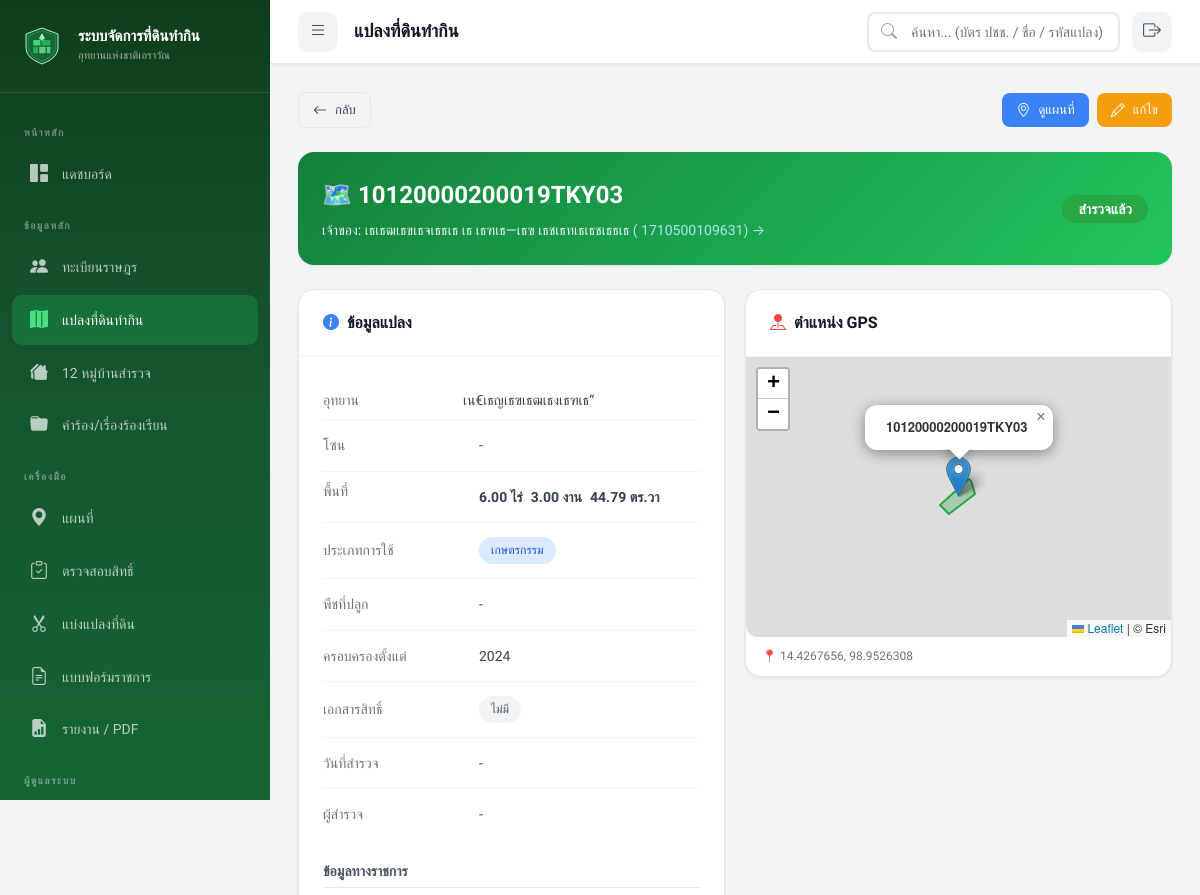
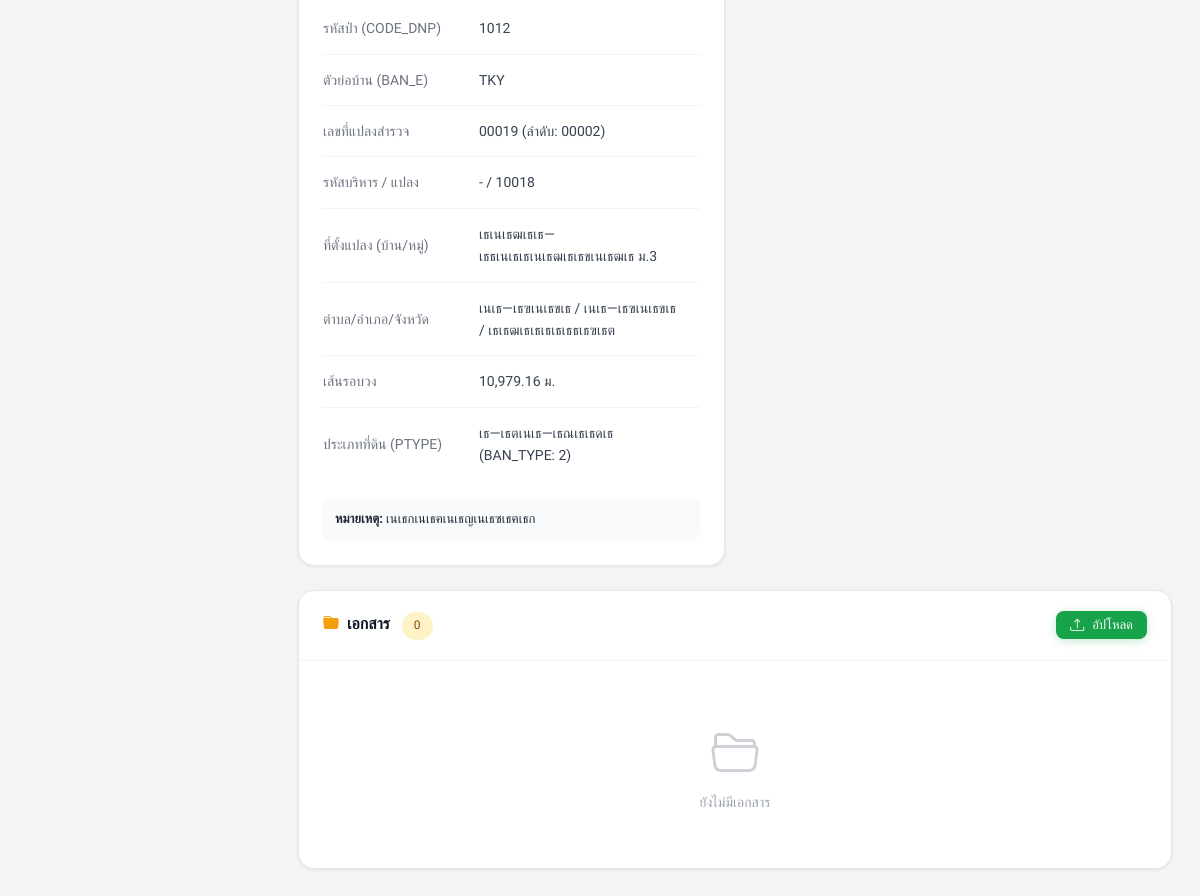
Page /index.php?page=plots&action=view&id=1280 (signed in) on the committed database (2 pictures, top to bottom).
### tables this page shows
CREATE TABLE `land_plots` (
  `plot_id` int(11) NOT NULL AUTO_INCREMENT,
  `parent_plot_id` int(11) DEFAULT NULL,
  `allocation_type` varchar(20) DEFAULT NULL,
  `plot_code` varchar(50) NOT NULL,
  `villager_id` int(11) NOT NULL,
  `park_name` varchar(100) DEFAULT NULL,
  `zone` varchar(50) DEFAULT NULL,
  `area_rai` decimal(10,2) DEFAULT 0.00,
  `area_ngan` decimal(10,2) DEFAULT 0.00,
  `area_sqwa` decimal(10,2) DEFAULT 0.00,
  `land_use_type` enum('agriculture','residential','garden','livestock','mixed','other') DEFAULT 'agriculture',
  `crop_type` varchar(200) DEFAULT NULL,
  `latitude` decimal(10,7) DEFAULT NULL,
  `longitude` decimal(10,7) DEFAULT NULL,
  `polygon_coords` longtext DEFAULT NULL CHECK (json_valid(`polygon_coords`)),
  `occupation_since` year(4) DEFAULT NULL,
  `has_document` tinyint(1) DEFAULT 0,
  `document_type` varchar(50) DEFAULT NULL,
  `status` enum('surveyed','pending_review','temporary_permit','must_relocate','disputed') DEFAULT 'pending_review',
  `survey_date` date DEFAULT NULL,
  `surveyed_by` int(11) DEFAULT NULL,
  `plot_image_path` varchar(500) DEFAULT NULL,
  `notes` text DEFAULT NULL,
  `remark_risk` enum('not_risky','risky','risky_case','not_risky_case') DEFAULT 'not_risky',
  `watershed_class` varchar(20) DEFAULT NULL,
  `created_at` datetime DEFAULT current_timestamp(),
  `updated_at` datetime DEFAULT current_timestamp() ON UPDATE current_timestamp(),
  `code_dnp` varchar(10) DEFAULT NULL COMMENT 'เธฃเธซเธฑเธชเธเนเธฒเธญเธเธธเธฃเธฑเธเธฉเน',
  `apar_code` varchar(20) DEFAULT NULL COMMENT 'เธฃเธซเธฑเธชเนเธเธฅเธเธ—เธตเนเธเธฃเธดเธซเธฒเธฃเนเธฅเนเธง',
  `apar_no` varchar(10) DEFAULT NULL COMMENT 'เธซเธกเธฒเธขเน€เธฅเธเน€เธเธ•เนเธเธฃเธเธเธฒเธฃเธฏ',
  `num_apar` varchar(20) DEFAULT NULL COMMENT 'เธ—เธตเนเธ”เธดเธเน€เธฅเธเธ—เธตเน',
  `spar_code` varchar(20) DEFAULT NULL COMMENT 'เธฃเธซเธฑเธชเธ—เธตเนเธ”เธดเธเธชเธณเธฃเธงเธ',
  `ban_e` varchar(10) DEFAULT NULL COMMENT 'เธเธทเนเธญเธขเนเธญเธซเธกเธนเนเธเนเธฒเธเธ เธฒเธฉเธฒเธญเธฑเธเธเธคเธฉ (3 เธ•เธฑเธงเธญเธฑเธเธฉเธฃ)',
  `perimeter` decimal(10,3) DEFAULT NULL COMMENT 'เธฃเธฐเธขเธฐเธฃเธญเธเนเธเธฅเธ (เน€เธกเธ•เธฃ)',
  `ban_type` tinyint(4) DEFAULT NULL COMMENT 'เธฅเธฑเธเธฉเธ“เธฐเธซเธกเธนเนเธเนเธฒเธ (1=เนเธเน€เธเธ•, 2=เธเธญเธเน€เธเธ•เธ—เธณเธเธดเธเนเธ, 3=เธเธฒเธเน€เธเธตเนเธขเธง)',
  `num_spar` varchar(50) DEFAULT NULL COMMENT 'เน€เธฅเธเธ—เธตเนเนเธเธฅเธเธชเธณเธฃเธงเธ',
  `spar_no` varchar(10) DEFAULT NULL COMMENT 'เธฅเธณเธ”เธฑเธเธชเธณเธฃเธงเธ',
  `par_ban` varchar(50) DEFAULT NULL COMMENT 'เธเธทเนเธญเธเนเธฒเธ (เธ—เธตเนเธ•เธฑเนเธเนเธเธฅเธ)',
  `par_moo` varchar(5) DEFAULT NULL COMMENT 'เธซเธกเน (เนเธเธฅเธ)',
  `par_tam` varchar(50) DEFAULT NULL COMMENT 'เธ•เธณเธเธฅ (เนเธเธฅเธ)',
  `par_amp` varchar(50) DEFAULT NULL COMMENT 'เธญเธณเน€เธ เธญ (เนเธเธฅเธ)',
  `par_prov` varchar(50) DEFAULT NULL COMMENT 'เธเธฑเธเธซเธงเธฑเธ” (เนเธเธฅเธ)',
  `ptype` varchar(100) DEFAULT NULL COMMENT 'เธเธฃเธฐเน€เธ เธ—เธ—เธตเนเธ”เธดเธ',
  `target_fid` int(11) DEFAULT NULL COMMENT 'TARGET_FID เธญเนเธฒเธเธญเธดเธ Shapefile',
  `data_issues` text DEFAULT NULL COMMENT 'เธเธฑเธซเธฒเธเนเธญเธกเธฅเธ—เธตเนเธเธเธเธฒเธเธเธฒเธฃเธ•เธฃเธงเธเธชเธญเธ',
  PRIMARY KEY (`plot_id`),
  UNIQUE KEY `plot_code` (`plot_code`),
  KEY `surveyed_by` (`surveyed_by`),
  KEY `idx_plot_code` (`plot_code`),
  KEY `idx_villager` (`villager_id`),
  KEY `idx_status` (`status`),
  KEY `idx_coords` (`latitude`,`longitude`),
  KEY `idx_park` (`park_name`),
  KEY `idx_zone` (`zone`),
  KEY `idx_parent_plot` (`parent_plot_id`),
  CONSTRAINT `land_plots_ibfk_1` FOREIGN KEY (`villager_id`) REFERENCES `villagers` (`villager_id`) ON DELETE CASCADE,
  CONSTRAINT `land_plots_ibfk_2` FOREIGN KEY (`surveyed_by`) REFERENCES `users` (`user_id`) ON DELETE SET NULL
);

CREATE TABLE `villagers` (
  `villager_id` int(11) NOT NULL AUTO_INCREMENT,
  `id_card_number` varchar(13) NOT NULL,
  `prefix` varchar(20) DEFAULT NULL,
  `first_name` varchar(100) NOT NULL,
  `last_name` varchar(100) NOT NULL,
  `birth_date` date DEFAULT NULL,
  `phone` varchar(15) DEFAULT NULL,
  `address` text DEFAULT NULL,
  `village_no` varchar(10) DEFAULT NULL,
  `village_name` varchar(100) DEFAULT NULL,
  `sub_district` varchar(100) DEFAULT NULL,
  `district` varchar(100) DEFAULT NULL,
  `province` varchar(100) DEFAULT NULL,
  `photo_path` varchar(500) DEFAULT NULL,
  `notes` text DEFAULT NULL,
  `qualification_status` enum('pending','passed','failed') DEFAULT 'pending',
  `qual_thai_nationality` tinyint(1) DEFAULT 1,
  `qual_continuous_residence` tinyint(1) DEFAULT 1,
  `qual_no_other_land` tinyint(1) DEFAULT 1,
  `qual_no_court_order` tinyint(1) DEFAULT 1,
  `qual_no_forest_crime` tinyint(1) DEFAULT 1,
  `qual_no_revoked_rights` tinyint(1) DEFAULT 1,
  `qualification_date` date DEFAULT NULL,
  `qualification_notes` text DEFAULT NULL,
  `created_by` int(11) DEFAULT NULL,
  `created_at` datetime DEFAULT current_timestamp(),
  `updated_at` datetime DEFAULT current_timestamp() ON UPDATE current_timestamp(),
  `verification_status` enum('pending','verified') DEFAULT 'pending',
  `verified_at` datetime DEFAULT NULL,
  `verified_by` int(11) DEFAULT NULL,
  PRIMARY KEY (`villager_id`),
  UNIQUE KEY `id_card_number` (`id_card_number`),
  KEY `created_by` (`created_by`),
  KEY `idx_id_card` (`id_card_number`),
  KEY `idx_name` (`first_name`,`last_name`),
  KEY `idx_village` (`village_name`),
  CONSTRAINT `villagers_ibfk_1` FOREIGN KEY (`created_by`) REFERENCES `users` (`user_id`) ON DELETE SET NULL
);

### models/Plot.php (called while the page is built, shortened)
<?php
class Plot
{
    public static function find(int $id): ?array
    {
        $db = getDB();
        $stmt = $db->prepare("SELECT lp.*, v.prefix, v.first_name, v.last_name, v.id_card_number,
                                     u.full_name as surveyor_name
                              FROM land_plots lp
                              JOIN villagers v ON lp.villager_id = v.villager_id
                              LEFT JOIN users u ON lp.surveyed_by = u.user_id
                              WHERE lp.plot_id = :id");
        $stmt->execute(['id' => $id]);
        $result = $stmt->fetch();
        return $result ?: null;
    }
}

### models/Document.php (called while the page is built, shortened)
<?php
class Document
{
    public static function getByRelated(string $type, int $id): array
    {
        $db = getDB();
        $stmt = $db->prepare("SELECT d.*, u.full_name as uploader_name
                              FROM documents d
                              LEFT JOIN users u ON d.uploaded_by = u.user_id
                              WHERE d.related_type = :type AND d.related_id = :id
                              ORDER BY d.uploaded_at DESC");
        $stmt->execute(['type' => $type, 'id' => $id]);
        return $stmt->fetchAll();
    }
}

### views/plots/detail.php (the view, shortened to what this page needs)
<?php
require_once __DIR__ . '/../../models/Plot.php';
require_once __DIR__ . '/../../models/Document.php';
$id = (int) ($_GET['id'] ?? 0);
$plot = Plot::find($id);
$documents = Document::getByRelated('plot', $id);
$p = $plot;
$statusColor = PLOT_STATUS_COLORS[$p['status']] ?? '#6b7280';
?>
<div class="d-flex justify-between align-center mb-3">
    <a href="index.php?page=plots" class="btn btn-secondary btn-sm"><i class="bi bi-arrow-left"></i> กลับ</a>
    <div class="d-flex gap-1">
        <?php if ($p['latitude'] && $p['longitude']): ?>
            <a href="index.php?page=map&plot=<?= $id ?>" class="btn btn-info btn-sm"><i class="bi bi-geo-alt"></i>
                ดูแผนที่</a>
        <?php endif; ?>
        <?php if ($_SESSION['role'] !== ROLE_VIEWER): ?>
            <a href="index.php?page=plots&action=edit&id=<?= $id ?>" class="btn btn-warning btn-sm"><i
                    class="bi bi-pencil"></i> แก้ไข</a>
        <?php endif; ?>
    </div>
</div>
<div class="card mb-3"
    style="background: linear-gradient(135deg, var(--primary-700) 0%, var(--primary-500) 100%); color:white; border:none;">
    <div class="card-body" style="padding:24px;">
        <div style="display:flex; justify-content:space-between; align-items:center; flex-wrap:wrap; gap:16px;">
            <div>
                <h2 style="font-size:24px; margin-bottom:4px;">🗺️
                    <?= htmlspecialchars($p['plot_code']) ?>
                </h2>
                <p style="opacity:0.9;">
                    เจ้าของ:
                    <?= htmlspecialchars(($p['prefix'] ?? '') . $p['first_name'] . ' ' . $p['last_name']) ?>
                    <a href="index.php?page=villagers&action=view&id=<?= $p['villager_id'] ?>" style="color:#bef;">
                        (
                        <?= $p['id_card_number'] ?>) →
                    </a>
                </p>
            </div>
            <div style="text-align:right;">
                <span
                    style="background:<?= $statusColor ?>; padding:6px 16px; border-radius:20px; font-weight:600; font-size:14px;">
                    <?= PLOT_STATUS_LABELS[$p['status']] ?? $p['status'] ?>
                </span>
            </div>
        </div>
    </div>
</div>
<div class="plot-detail-grid">
    <div class="card">
        <div class="card-header">
            <h3><i class="bi bi-info-circle-fill" style="color:var(--info);margin-right:8px;"></i>ข้อมูลแปลง</h3>
        </div>
        <div class="card-body">
            <table style="width:100%;">
                <tr>
                    <td style="padding:8px 0;color:var(--gray-500);width:140px;">อุทยาน</td>
                    <td style="padding:8px 0;">
                        <?= htmlspecialchars($p['park_name'] ?? '-') ?>
                    </td>
                </tr>
                <tr>
                    <td style="padding:8px 0;color:var(--gray-500);">โซน</td>
                    <td>
                        <?= htmlspecialchars($p['zone'] ?? '-') ?>
                    </td>
                </tr>
                <tr>
                    <td style="padding:8px 0;color:var(--gray-500);vertical-align:top;">พื้นที่</td>
                    <td>
                        <div style="font-weight:600; display:flex; flex-wrap:wrap; gap:8px;">
                            <span><?= $p['area_rai'] ?> ไร่</span>
                            <span><?= $p['area_ngan'] ?> งาน</span>
                            <span><?= $p['area_sqwa'] ?> ตร.วา</span>
                        </div>
                    </td>
                </tr>
                <tr>
                    <td style="padding:8px 0;color:var(--gray-500);">ประเภทการใช้</td>
                    <td><span class="badge badge-info">
                            <?= LAND_USE_LABELS[$p['land_use_type']] ?? $p['land_use_type'] ?>
                        </span></td>
                </tr>
                <tr>
                    <td style="padding:8px 0;color:var(--gray-500);">พืชที่ปลูก</td>
                    <td>
                        <?= htmlspecialchars($p['crop_type'] ?? '-') ?>
                    </td>
                </tr>
                <tr>
                    <td style="padding:8px 0;color:var(--gray-500);">ครอบครองตั้งแต่</td>
                    <td>
                        <?= htmlspecialchars($p['occupation_since'] ?? '-') ?>
                    </td>
                </tr>
                <tr>
                    <td style="padding:8px 0;color:var(--gray-500);">เอกสารสิทธิ์</td>
                    <td>
                        <?= $p['has_document'] ? '<span class="badge badge-success">มี</span> ' . htmlspecialchars($p['document_type'] ?? '') : '<span class="badge badge-gray">ไม่มี</span>' ?>
                    </td>
                </tr>
                <tr>
                    <td style="padding:8px 0;color:var(--gray-500);">วันที่สำรวจ</td>
                    <td>
                        <?= $p['survey_date'] ? date('d/m/Y', strtotime($p['survey_date'])) : '-' ?>
                    </td>
                </tr>
                <tr>
                    <td style="padding:8px 0;color:var(--gray-500);">ผู้สำรวจ</td>
                    <td>
                        <?= htmlspecialchars($p['surveyor_name'] ?? '-') ?>
                    </td>
                </tr>
            </table>
            <h4 style="font-size:14px; color:var(--gray-600); margin:20px 0 10px; border-bottom:1px solid var(--gray-200); padding-bottom:5px;">
                ข้อมูลทางราชการ
            </h4>
            <table style="width:100%;">
                <tr>
                    <td style="padding:4px 0;color:var(--gray-500);width:140px;">รหัสป่า (CODE_DNP)</td>
                    <td><?= htmlspecialchars($p['code_dnp'] ?? '-') ?></td>
                </tr>
                <tr>
                    <td style="padding:4px 0;color:var(--gray-500);">ตัวย่อบ้าน (BAN_E)</td>
                    <td><?= htmlspecialchars($p['ban_e'] ?? '-') ?></td>
                </tr>
                <tr>
                    <td style="padding:4px 0;color:var(--gray-500);">เลขที่แปลงสำรวจ</td>
                    <td><?= htmlspecialchars($p['num_spar'] ?? '-') ?> (ลำดับ: <?= htmlspecialchars($p['spar_no'] ?? '-') ?>)</td>
                </tr>
                <tr>
                    <td style="padding:4px 0;color:var(--gray-500);">รหัสบริหาร / แปลง</td>
                    <td><?= htmlspecialchars($p['apar_code'] ?? '-') ?> / <?= htmlspecialchars($p['num_apar'] ?? '-') ?></td>
                </tr>
                <tr>
                    <td style="padding:4px 0;color:var(--gray-500);">ที่ตั้งแปลง (บ้าน/หมู่)</td>
                    <td><?= htmlspecialchars($p['par_ban'] ?? '-') ?> ม.<?= htmlspecialchars($p['par_moo'] ?? '-') ?></td>
                </tr>
                <tr>
                    <td style="padding:4px 0;color:var(--gray-500);">ตำบล/อำเภอ/จังหวัด</td>
                    <td><?= htmlspecialchars($p['par_tam'] ?? '-') ?> / <?= htmlspecialchars($p['par_amp'] ?? '-') ?> / <?= htmlspecialchars($p['par_prov'] ?? '-') ?></td>
                </tr>
                <tr>
                    <td style="padding:4px 0;color:var(--gray-500);">เส้นรอบวง</td>
                    <td><?= $p['perimeter'] ? number_format($p['perimeter'], 2) . ' ม.' : '-' ?></td>
                </tr>
                <tr>
                    <td style="padding:4px 0;color:var(--gray-500);">ประเภทที่ดิน (PTYPE)</td>
                    <td><?= htmlspecialchars($p['ptype'] ?? '-') ?> (BAN_TYPE: <?= htmlspecialchars($p['ban_type'] ?? '-') ?>)</td>
                </tr>
            </table>
            <?php if ($p['notes']): ?>
                <div style="margin-top:16px; padding:12px; background:var(--gray-50); border-radius:8px; font-size:13px;">
                    <strong>หมายเหตุ:</strong>
                    <?= nl2br(htmlspecialchars($p['notes'])) ?>
                </div>
            <?php endif; ?>
        </div>
    </div>
    <div>
        <?php if ($p['latitude'] && $p['longitude']): ?>
            <div class="card">
                <div class="card-header">
                    <h3><i class="bi bi-pin-map-fill" style="color:var(--danger); margin-right:8px;"></i>ตำแหน่ง GPS</h3>
                </div>
                <div class="card-body" style="padding:0;">
                    <div id="detailMap" style="height:280px; border-radius:0 0 12px 12px;"></div>
                    <div style="padding:10px 16px; font-size:12px; color:var(--gray-500);">
                        📍
                        <?= $p['latitude'] ?>,
                        <?= $p['longitude'] ?>
                    </div>
                </div>
            </div>
        <?php endif; ?>
    </div>
</div>
<div class="card mt-3">
    <div class="card-header">
        <h3><i class="bi bi-folder-fill" style="color:var(--warning); margin-right:8px;"></i>เอกสาร
            <span class="badge badge-warning" style="margin-left:8px;">
                <?= count($documents) ?>
            </span>
        </h3>
        <?php if ($_SESSION['role'] !== ROLE_VIEWER): ?>
            <button class="btn btn-primary btn-sm" onclick="document.getElementById('uploadModal').classList.add('show')">
                <i class="bi bi-upload"></i> อัปโหลด
            </button>
        <?php endif; ?>
    </div>
    <div class="card-body">
        <?php if (empty($documents)): ?>
            <div class="empty-state" style="padding:30px;"><i class="bi bi-folder2-open"></i>
                <p>ยังไม่มีเอกสาร</p>
            </div>
        <?php endif; ?>
    </div>
</div>

### rows in the picture
land_plots: plot_code "10120000200019TKY03", villager.last_name "เธเธฒเธขเธจเธธเธ เธ เธฑเธ—เธฃ เธชเธทเธเธชเธธเธ", villager.id_card_number "1710500109631", status "สำรวจแล้ว", park_name "เน€เธญเธฃเธฒเธงเธฑเธ“", zone "-", area_rai "6.00", area_ngan "3.00", area_sqwa "44.79", land_use_type "เกษตรกรรม", crop_type "-", occupation_since "2024", code_dnp "1012", ban_e "TKY", num_spar "00019", spar_no "00002", apar_code "-", num_apar "10018", par_ban "เธเนเธฒเธเธ—เธธเนเธเธเนเธฒเธเธขเนเธฒเธ", par_moo "3", par_tam "เนเธ—เธฃเนเธขเธ", par_amp "เนเธ—เธฃเนเธขเธ", par_prov "เธเธฒเธเธเธเธเธธเธฃเธต", perimeter "10,979.16", ptype "เธ—เธตเนเธ—เธณเธเธดเธ", ban_type "2", notes "เนเธกเนเธฅเนเธญเนเธซเธฅเธก", latitude "14.4267656", longitude "98.9526308"

### other values in the picture
APP_NAME "ระบบจัดการที่ดินทำกิน"
APP_SUBTITLE "อุทยานแห่งชาติเอราวัณ"
$pageTitle "แปลงที่ดินทำกิน"
$p['surveyor_name'] "-"
count($documents) "0"
